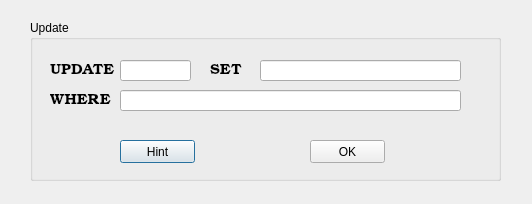
<?xml version="1.0" encoding="UTF-8"?>
<ui version="4.0">
 <class>Dialog</class>
 <widget class="QDialog" name="Dialog">
  <property name="geometry">
   <rect>
    <x>0</x>
    <y>0</y>
    <width>532</width>
    <height>204</height>
   </rect>
  </property>
  <property name="windowTitle">
   <string>Dialog</string>
  </property>
  <widget class="QWidget" name="widget_background" native="true">
   <property name="geometry">
    <rect>
     <x>30</x>
     <y>20</y>
     <width>481</width>
     <height>171</height>
    </rect>
   </property>
   <widget class="QGroupBox" name="groupBox_insert">
    <property name="geometry">
     <rect>
      <x>0</x>
      <y>0</y>
      <width>471</width>
      <height>161</height>
     </rect>
    </property>
    <property name="title">
     <string>Update</string>
    </property>
    <widget class="QPushButton" name="pushButton_u_hint">
     <property name="geometry">
      <rect>
       <x>90</x>
       <y>120</y>
       <width>75</width>
       <height>23</height>
      </rect>
     </property>
     <property name="text">
      <string>Hint</string>
     </property>
    </widget>
    <widget class="QWidget" name="widget_inputArea_3" native="true">
     <property name="geometry">
      <rect>
       <x>20</x>
       <y>20</y>
       <width>441</width>
       <height>81</height>
      </rect>
     </property>
     <widget class="QLineEdit" name="lineEdit_u_values">
      <property name="geometry">
       <rect>
        <x>210</x>
        <y>20</y>
        <width>201</width>
        <height>21</height>
       </rect>
      </property>
     </widget>
     <widget class="QLabel" name="label_5">
      <property name="geometry">
       <rect>
        <x>0</x>
        <y>20</y>
        <width>71</width>
        <height>21</height>
       </rect>
      </property>
      <property name="font">
       <font>
        <family>Bookman Old Style</family>
        <pointsize>11</pointsize>
       </font>
      </property>
      <property name="text">
       <string>UPDATE</string>
      </property>
     </widget>
     <widget class="QLineEdit" name="lineEdit_u_tableName">
      <property name="geometry">
       <rect>
        <x>70</x>
        <y>20</y>
        <width>71</width>
        <height>21</height>
       </rect>
      </property>
     </widget>
     <widget class="QLabel" name="label_6">
      <property name="geometry">
       <rect>
        <x>160</x>
        <y>20</y>
        <width>41</width>
        <height>21</height>
       </rect>
      </property>
      <property name="font">
       <font>
        <family>Bookman Old Style</family>
        <pointsize>11</pointsize>
       </font>
      </property>
      <property name="text">
       <string>SET</string>
      </property>
     </widget>
     <widget class="QLabel" name="label_7">
      <property name="geometry">
       <rect>
        <x>0</x>
        <y>50</y>
        <width>61</width>
        <height>21</height>
       </rect>
      </property>
      <property name="font">
       <font>
        <family>Bookman Old Style</family>
        <pointsize>11</pointsize>
       </font>
      </property>
      <property name="text">
       <string>WHERE</string>
      </property>
     </widget>
     <widget class="QLineEdit" name="lineEdit_u_requirements">
      <property name="geometry">
       <rect>
        <x>70</x>
        <y>50</y>
        <width>341</width>
        <height>21</height>
       </rect>
      </property>
     </widget>
    </widget>
    <widget class="QPushButton" name="pushButton_u_ok">
     <property name="geometry">
      <rect>
       <x>280</x>
       <y>120</y>
       <width>75</width>
       <height>23</height>
      </rect>
     </property>
     <property name="text">
      <string>OK</string>
     </property>
    </widget>
   </widget>
  </widget>
 </widget>
 <resources/>
 <connections/>
</ui>
